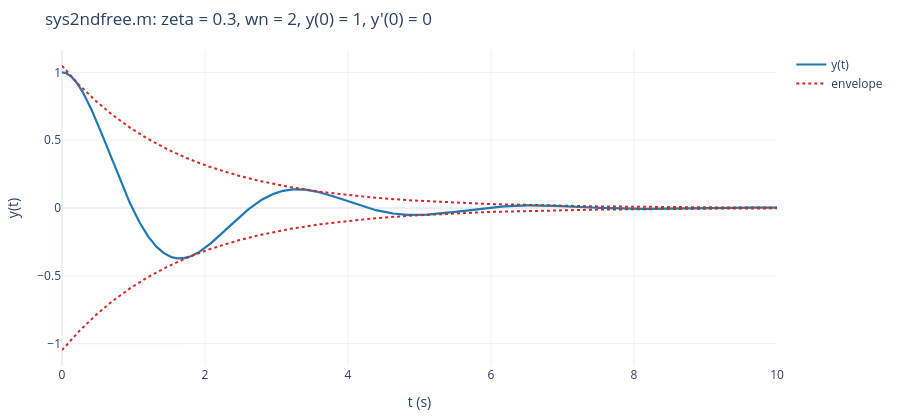

Notebook code cell kept with this figure:
### Markdown cell above
## 1. 標準二階系統的自由響應 `sys2ndfree.m`

```matlab
% Created by T.Y.Hwang, M.E. Chinese Culture University,
% 2003.03.08
z=0.3;  % damping ratio
wn=2;
wd=wn*sqrt(1-z^2);
y0=1;
v0=0;
dt=0.001;
t=0:dt:10;
rt=roots([1 2*z*wn wn^2])
if (z<1) & (z>-1)
  c1=y0;
  c2=  (v0+z*wn*y0)/wd;
  y0=sqrt(c1^2+c2^2)*exp(-z*wn*t);
  y1=-sqrt(c1^2+c2^2)*exp(-z*wn*t);
  y=exp(-z*wn*t).*(c2*sin(wd*t)+c1*cos(wd*t));
  plot(t,y,t,y0,':r',t,y1,':r')
elseif (z==1) | (z==-1)
  c1=y0;
  c2=v0+wn*z*y0;
  y=(c1+c2*t).*exp(-wn*z*t);
  plot(t,y)
elseif (z>1) | (z<-1)
    z1=sqrt(z^2-1);
    c1=(v0+(z+z1)*wn*y0)/(2*wn*z1);
    c2=(-v0-(z-z1)*wn*y0)/(2*wn*z1);
    y=exp(-z*wn*t).*(c1*exp(z1*wn*t)+c2*exp(-z1*wn*t));
    plot(t,y)
end
grid
```

方程式 $\ddot y+2\zeta\omega_n\dot y+\omega_n^2y=0$，初始條件 $y(0)=y_0,\ \dot y(0)=v_0$。依阻尼比 $\zeta$ 分三種情形：

* 欠阻尼 $|\zeta|<1$：$y=e^{-\zeta\omega_nt}\left(c_1\cos\omega_dt+c_2\sin\omega_dt\right)$，$\omega_d=\omega_n\sqrt{1-\zeta^2}$，
  $c_1=y_0$、$c_2=\dfrac{v_0+\zeta\omega_ny_0}{\omega_d}$；包絡線 $\pm\sqrt{c_1^2+c_2^2}\,e^{-\zeta\omega_nt}$。
* 臨界阻尼 $|\zeta|=1$：$y=(c_1+c_2t)e^{-\zeta\omega_nt}$，$c_1=y_0$、$c_2=v_0+\zeta\omega_ny_0$。
* 過阻尼 $|\zeta|>1$：$y=e^{-\zeta\omega_nt}\left(c_1e^{\zeta_1\omega_nt}+c_2e^{-\zeta_1\omega_nt}\right)$，$\zeta_1=\sqrt{\zeta^2-1}$。

（原檔第一行多了一個 `<html>` 標記，是網頁存檔時混進來的，MATLAB 執行前要刪掉；這裡已略去。）

### Code cell
def sys2ndfree(z, wn, y0, v0, tt):
    """逐行對應 sys2ndfree.m：回傳 (y, 包絡線或 None)"""
    if -1 < z < 1:
        wd = wn * np.sqrt(1 - z**2)
        c1 = y0
        c2 = (v0 + z * wn * y0) / wd
        env = np.sqrt(c1**2 + c2**2) * np.exp(-z * wn * tt)
        return np.exp(-z * wn * tt) * (c2 * np.sin(wd * tt) + c1 * np.cos(wd * tt)), env
    if abs(z) == 1:
        c1 = y0
        c2 = v0 + wn * z * y0
        return (c1 + c2 * tt) * np.exp(-wn * z * tt), None
    z1 = np.sqrt(z**2 - 1)
    c1 = (v0 + (z + z1) * wn * y0) / (2 * wn * z1)
    c2 = (-v0 - (z - z1) * wn * y0) / (2 * wn * z1)
    return np.exp(-z * wn * tt) * (c1 * np.exp(z1 * wn * tt) + c2 * np.exp(-z1 * wn * tt)), None


z, wn, y0, v0 = 0.3, 2.0, 1.0, 0.0
tt = np.arange(0, 10 + 1e-9, 0.01)                                  # 原程式 dt=0.001；畫圖用 0.01 已足夠
print("rt = roots([1 2*z*wn wn^2]) =", np.round(np.roots([1, 2 * z * wn, wn**2]), 4))
y, env = sys2ndfree(z, wn, y0, v0, tt)
fig = go.Figure()
fig.add_scatter(x=tt, y=y, name="y(t)", line=dict(color="#1f77b4", width=2.2))
fig.add_scatter(x=tt, y=env, name="envelope", line=dict(color="#d62728", dash="dot"))
fig.add_scatter(x=tt, y=-env, name="envelope", line=dict(color="#d62728", dash="dot"), showlegend=False)
show(fig, "sys2ndfree.m: zeta = 0.3, wn = 2, y(0) = 1, y'(0) = 0", ylab="y(t)")

### Figure 1 — Plotly figure (JSON) as saved in the notebook; plotly's stock layout.template omitted (floating-point values rounded to 4 significant figures; data arrays with more than 128 entries replaced by an {"elided": "..."} marker saying what was removed)
{"data": [{"line": {"color": "#1f77b4", "width": 2.2}, "name": "y(t)", "type": "scatter", "x": {"elided": "1001 float values"}, "y": {"elided": "1001 float values"}}, {"line": {"color": "#d62728", "dash": "dot"}, "name": "envelope", "type": "scatter", "x": {"elided": "1001 float values"}, "y": {"elided": "1001 float values"}}, {"line": {"color": "#d62728", "dash": "dot"}, "name": "envelope", "showlegend": false, "type": "scatter", "x": {"elided": "1001 float values"}, "y": {"elided": "1001 float values"}}], "layout": {"height": 420, "margin": {"b": 50, "l": 60, "r": 20, "t": 50}, "title": {"text": "sys2ndfree.m: zeta = 0.3, wn = 2, y(0) = 1, y'(0) = 0"}, "xaxis": {"title": {"text": "t (s)"}}, "yaxis": {"title": {"text": "y(t)"}}}}
